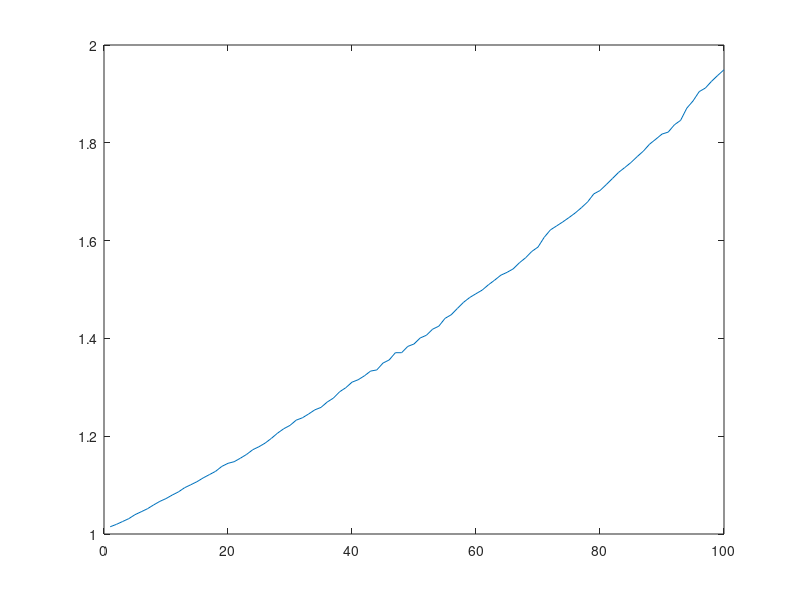
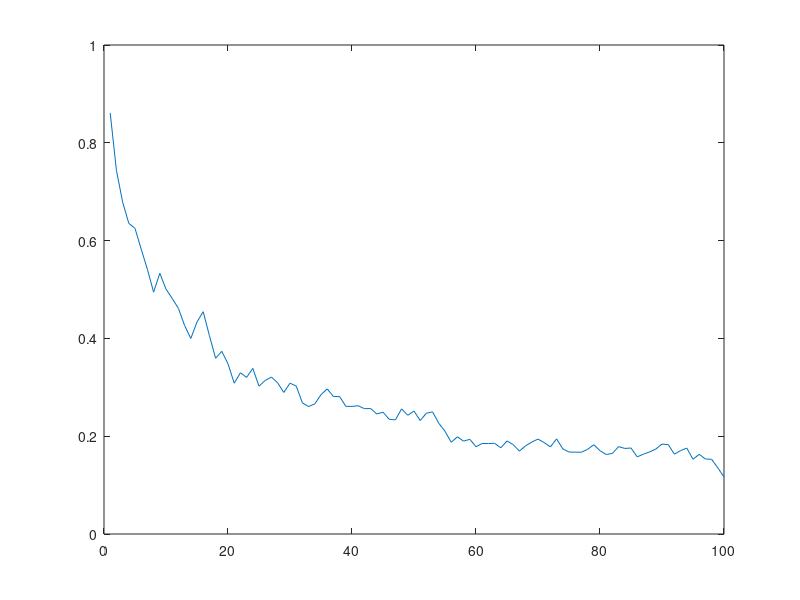

MATLAB code for these plots, in order:
bet_portions = [.0309 .0649 .0129 .012 .0004 .0013 .0128 .0038];
odds = [2.05 1.667 2.1 3 1.787 1.758 1.758 2.35];
win_percent = [.52 .65 .49 .35 .56 .57 .58 .43];

win_return = bet_portions.*(odds-1);
lose_return = -bet_portions;

n_bets = length(bet_portions);
n_days = 100;
n_sims = 10000;

samples = rand(n_bets, n_days, n_sims);
samples = samples<win_percent';
percent_change = zeros(n_sims,n_days);
for i = 1:n_sims
    percent_change(i,:) = win_return*samples(:,:,i) + lose_return*not(samples(:,:,i));
end
total = cumprod(1+percent_change,2);
figure(1)
plot(median(total))
figure(2)
plot(min(total))
